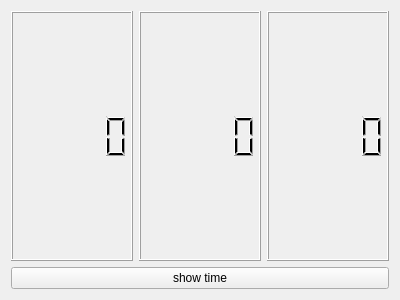
<?xml version="1.0" encoding="UTF-8"?>
<ui version="4.0">
 <class>myClock</class>
 <widget class="QWidget" name="myClock">
  <property name="geometry">
   <rect>
    <x>0</x>
    <y>0</y>
    <width>400</width>
    <height>300</height>
   </rect>
  </property>
  <property name="windowTitle">
   <string>Form</string>
  </property>
  <layout class="QVBoxLayout" name="verticalLayout">
   <item>
    <layout class="QHBoxLayout" name="horizontalLayout">
     <item>
      <widget class="QLCDNumber" name="lcd_hour"/>
     </item>
     <item>
      <widget class="QLCDNumber" name="lcd_min"/>
     </item>
     <item>
      <widget class="QLCDNumber" name="lcd_sec"/>
     </item>
    </layout>
   </item>
   <item>
    <widget class="QPushButton" name="btn_show">
     <property name="text">
      <string>show time</string>
     </property>
    </widget>
   </item>
  </layout>
 </widget>
 <resources/>
 <connections/>
</ui>
